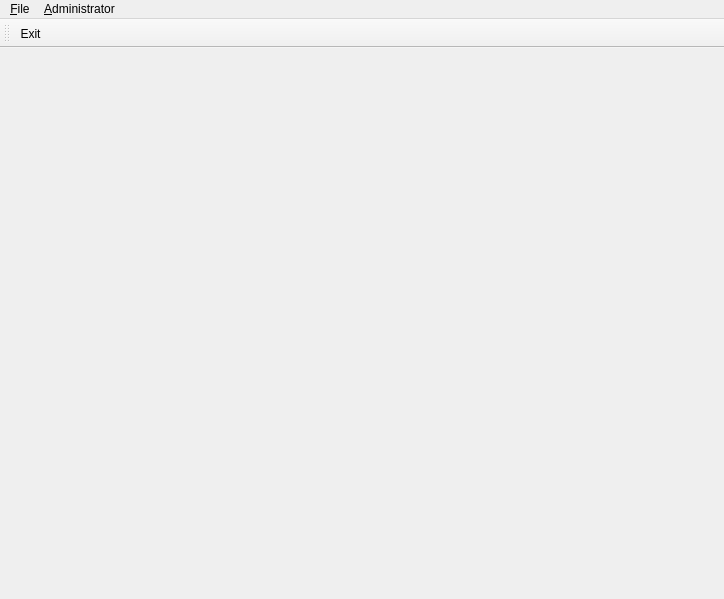
<ui version="4.0" stdsetdef="1" >
  <author></author>
  <comment></comment>
  <exportmacro></exportmacro>
  <class>MainForm</class>
  <widget class="QMainWindow" name="MainForm" >
    <property name="geometry" >
      <rect>
        <x>0</x>
        <y>0</y>
        <width>724</width>
        <height>599</height>
      </rect>
    </property>
    <property name="windowTitle" >
      <string>Ananas: Administrator</string>
    </property>
    <property name="windowIcon" >
      <pixmap>a-system.png</pixmap>
    </property>
    <widget class="QWidget" />
    <widget class="QToolBar" name="toolBar" >
      <addaction name="fileExitAction" />
    </widget>
    <widget class="QMenuBar" name="MenuBar" >
      <property name="geometry" >
        <rect>
          <x>0</x>
          <y>0</y>
          <width>724</width>
          <height>28</height>
        </rect>
      </property>
      <widget class="QMenu" name="fileMenu" >
        <property name="title" >
          <string>&amp;File</string>
        </property>
        <addaction name="separator" />
        <addaction name="separator" />
        <addaction name="fileExitAction" />
      </widget>
      <widget class="QMenu" name="unnamed" >
        <property name="title" >
          <string>&amp;Administrator</string>
        </property>
        <addaction name="administratorUsersAction" />
        <addaction name="administratorRolesAction" />
      </widget>
      <addaction name="fileMenu" />
      <addaction name="unnamed" />
    </widget>
    <action name="fileExitAction" >
      <property name="iconText" >
        <string>Exit</string>
      </property>
      <property name="text" >
        <string>E&amp;xit</string>
      </property>
      <property name="shortcut" >
        <string/>
      </property>
    </action>
    <action name="administratorUsersAction" >
      <property name="iconText" >
        <string>&amp;Users</string>
      </property>
      <property name="text" >
        <string>&amp;Users</string>
      </property>
    </action>
    <action name="administratorRolesAction" >
      <property name="iconText" >
        <string>Roles</string>
      </property>
      <property name="text" >
        <string>Roles</string>
      </property>
    </action>
  </widget>
  <layoutdefault spacing="6" margin="11" />
  <includes>
    <include location="local" >ananas.h</include>
    <include location="local" >qworkspace.h</include>
    <include location="local" >awindowslist.h</include>
    <include location="global" >q3vbox.h</include>
    <include location="local" >usersform.h</include>
  </includes>
  <connections>
    <connection>
      <sender>fileExitAction</sender>
      <signal>activated()</signal>
      <receiver>MainForm</receiver>
      <slot>fileExit()</slot>
    </connection>
    <connection>
      <sender>administratorUsersAction</sender>
      <signal>activated()</signal>
      <receiver>MainForm</receiver>
      <slot>adminUsers()</slot>
    </connection>
    <connection>
      <sender>fileExitAction</sender>
      <signal>activated()</signal>
      <receiver>MainForm</receiver>
      <slot>fileExit()</slot>
    </connection>
    <connection>
      <sender>administratorRolesAction</sender>
      <signal>activated()</signal>
      <receiver>MainForm</receiver>
      <slot>adminRoles()</slot>
    </connection>
  </connections>
</ui>
